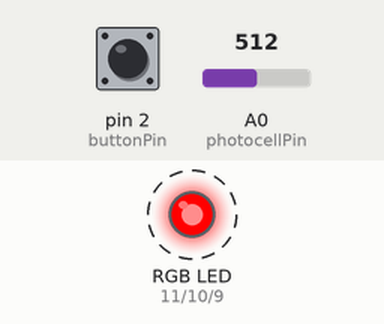
Recording of a sketch running on a simulated Arduino Uno, built with avr-gcc and run on an emulated ATmega328P. On the bench: an RGB LED mixed from three pins (HIGH = lit). Dashed ring = blinking. The inputs (shaded band) are chosen by the test bench; at power-on: A0 (photocellPin) = 512, pin 2 (buttonPin) HIGH.

Above: at 6.8 s.
6.9 s: A0 (photocellPin) set to 913
At 7.8 s:
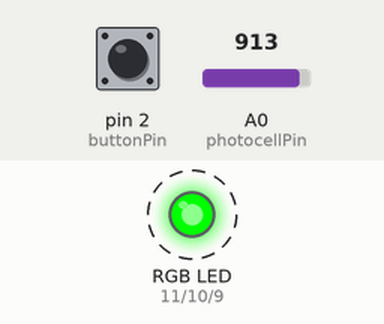
16.5 s: A0 (photocellPin) set to 933
At 17.9 s:
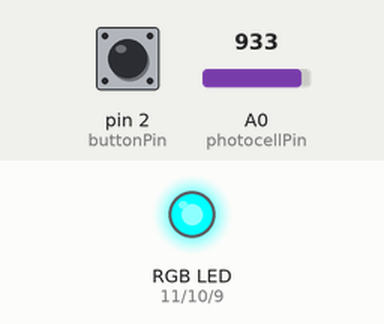
23.2 s: pin 2 (buttonPin) pulled LOW for 3 s
At 23.8 s:
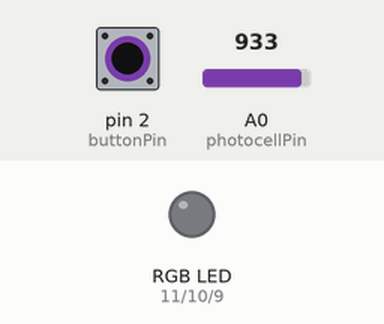
Timing chart, 0 to 26.2 s (numbered marks = the images above; inputs shaded):
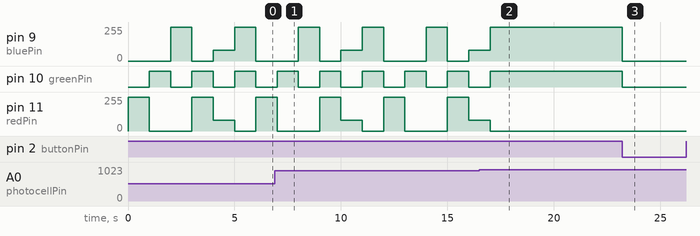

Measured:
- the behaviour switches between 922 and 923 on A0 (photocellPin) (found by bisection; images 1 and 2)
- after the input at 16.5 s, pin 9 (bluePin): goes on until 17.0 s, then stays 255/255; pin 10 (greenPin): goes on until 17.0 s, then stays HIGH; pin 11 (redPin): goes on until 17.0 s, then stays 0/255
- after the input at 23.2 s, pin 9 (bluePin): 255/255 → 0/255 at once; pin 10 (greenPin): HIGH → LOW at once
- by itself, pin 10 (greenPin): alternates HIGH for 1.0 s and LOW for 1.0 s

The sketch:

mushroomForestArd.ino
```cpp
    /*
    Jacob & Andrew
    Lit mushroom forest
    512 mhcid
    */


    /*Links
     * https://www.arduino.cc/en/tutorial/button
     * https://create.arduino.cc/projecthub/muhammad-aqib/arduino-rgb-led-tutorial-fc003e
     * https://learn.adafruit.com/photocells/arduino-code
     */

    //constants and variable setup
    const int buttonPin = 2;
    int buttonState = 0;

    int photocellPin = 0;
    int photocellReading;
    int LEDbrightness;

    int redPin = 11;
    int greenPin = 10;
    int bluePin = 9;

    //uncomment this line if using a Common Anode LED
    //#define COMMON_ANODE

    void setup()
    {
      //serial connection for light sensor
      Serial.begin(9600);

      //set up pins
      pinMode(redPin, OUTPUT);
      pinMode(greenPin, OUTPUT);
      pinMode(bluePin, OUTPUT);

      pinMode(buttonPin, INPUT);
    }

    void loop()
    {

      photocellReading = analogRead(photocellPin); //read in light sensor


      buttonState = digitalRead(buttonPin); //get the cur state of the button
      //Serial.print(photocellReading);
      //Serial.println(buttonState);
      //Serial.println("-------------------");
      //Serial.print(buttonState);

      if (buttonState == 0) { //if the button is not pressed, set the leds to 0,0,0 (white)
        setColor(0, 0, 0);  // red

      //Serial.print("high");
      } else { //otherwise convert the light sensor data to led values
        LEDbrightness = map(photocellReading, 0, 1023, 0, 255);
        //Serial.println(LEDbrightness);
        //Serial.println(photocellReading);
      //if the light levels are valid
      if(LEDbrightness < 230){
        setColor(255, 0, 0);  // red
        delay(1000);
        setColor(0, 255, 0);  // green
        delay(1000);
        setColor(0, 0, 255);  // blue
        delay(1000);
        setColor(255, 255, 0);  // yellow
        delay(1000);
        setColor(80, 0, 80);  // purple
        delay(1000);
        setColor(0, 255, 255);  // aqua
        delay(1000);
      }

      }


    }
    //set color function, makes writing the leds easier since we have 3 seperate values for each
    void setColor(int red, int green, int blue)
    {
      #ifdef COMMON_ANODE
        red = 255 - red;
        green = 255 - green;
        blue = 255 - blue;
      #endif
      analogWrite(redPin, red);
      analogWrite(greenPin, green);
      analogWrite(bluePin, blue);
    }
```
